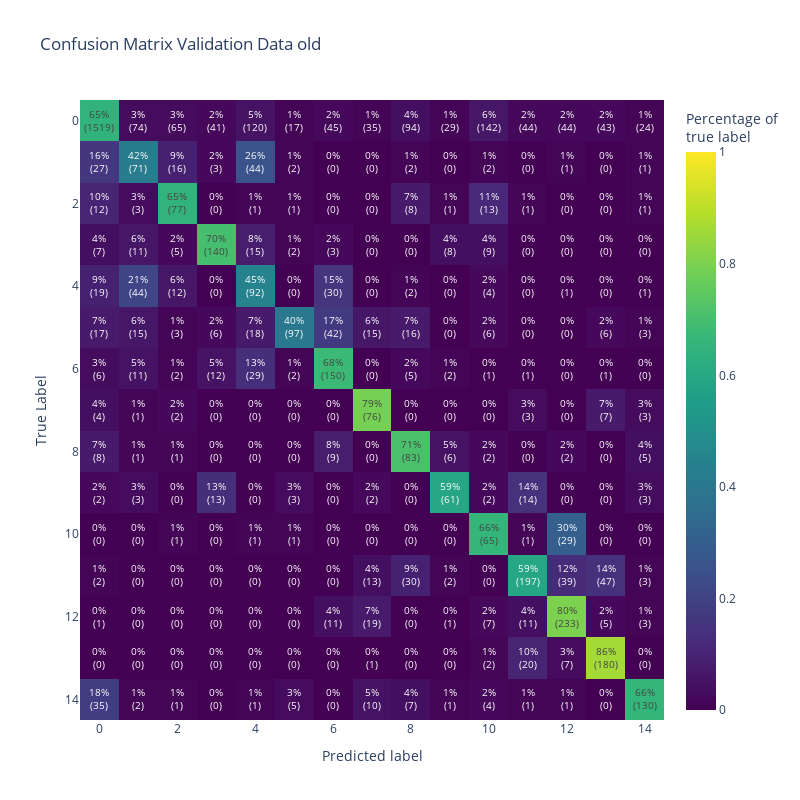
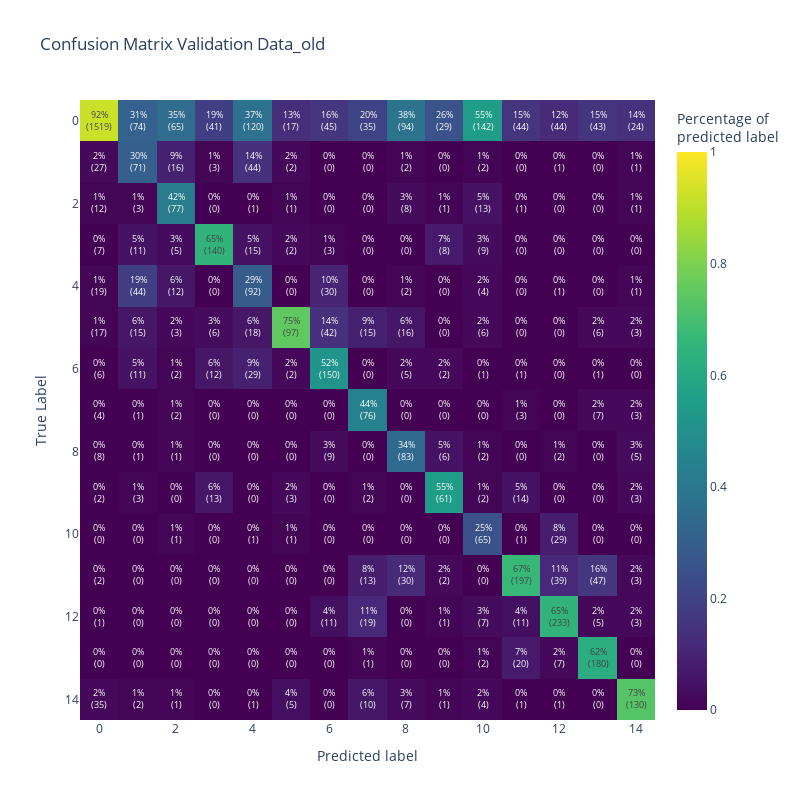

The notebook cell these images were saved under, in order:
### Code cell
y_scores_valid = like7_.model.predict(dada_old['X_valid'])
Y_hat_valid = np.argmax(y_scores_valid, axis=1)

plot_CM(dada_old['Y_valid'], Y_hat_valid, 'Confusion Matrix Validation Data old', percentagereference='recall')
plot_CM(dada_old['Y_valid'], Y_hat_valid, 'Confusion Matrix Validation Data_old', percentagereference='precision')

### Figure 1 — Plotly figure (JSON) as saved in the notebook; plotly's stock layout.template omitted (floating-point values rounded to 4 significant figures; data arrays with more than 128 entries replaced by an {"elided": "..."} marker saying what was removed)
{"data": [{"colorbar": {"title": {"text": "Percentage of<br>true label"}}, "colorscale": [[0, "#440154"], [0.1111, "#482878"], [0.2222, "#3e4989"], [0.3333, "#31688e"], [0.4444, "#26828e"], [0.5556, "#1f9e89"], [0.6667, "#35b779"], [0.7778, "#6ece58"], [0.8889, "#b5de2b"], [1, "#fde725"]], "text": {"elided": "15x15 int values"}, "texttemplate": "%{z:.0%}<br>(%{text:d})", "type": "heatmap", "x": [0, 1, 2, 3, 4, 5, 6, 7, 8, 9, 10, 11, 12, 13, 14], "y": [0, 1, 2, 3, 4, 5, 6, 7, 8, 9, 10, 11, 12, 13, 14], "z": {"elided": "15x15 float values"}, "zmax": 1, "zmin": 0}], "layout": {"autosize": false, "height": 800, "title": {"text": "Confusion Matrix Validation Data old"}, "width": 800, "xaxis": {"title": {"text": "Predicted label"}}, "yaxis": {"autorange": "reversed", "title": {"text": "True Label"}}}}

### Figure 2 — Plotly figure (JSON) as saved in the notebook; plotly's stock layout.template omitted (floating-point values rounded to 4 significant figures; data arrays with more than 128 entries replaced by an {"elided": "..."} marker saying what was removed)
{"data": [{"colorbar": {"title": {"text": "Percentage of<br>predicted label"}}, "colorscale": [[0, "#440154"], [0.1111, "#482878"], [0.2222, "#3e4989"], [0.3333, "#31688e"], [0.4444, "#26828e"], [0.5556, "#1f9e89"], [0.6667, "#35b779"], [0.7778, "#6ece58"], [0.8889, "#b5de2b"], [1, "#fde725"]], "text": {"elided": "15x15 int values"}, "texttemplate": "%{z:.0%}<br>(%{text:d})", "type": "heatmap", "x": [0, 1, 2, 3, 4, 5, 6, 7, 8, 9, 10, 11, 12, 13, 14], "y": [0, 1, 2, 3, 4, 5, 6, 7, 8, 9, 10, 11, 12, 13, 14], "z": {"elided": "15x15 float values"}, "zmax": 1, "zmin": 0}], "layout": {"autosize": false, "height": 800, "title": {"text": "Confusion Matrix Validation Data_old"}, "width": 800, "xaxis": {"title": {"text": "Predicted label"}}, "yaxis": {"autorange": "reversed", "title": {"text": "True Label"}}}}
